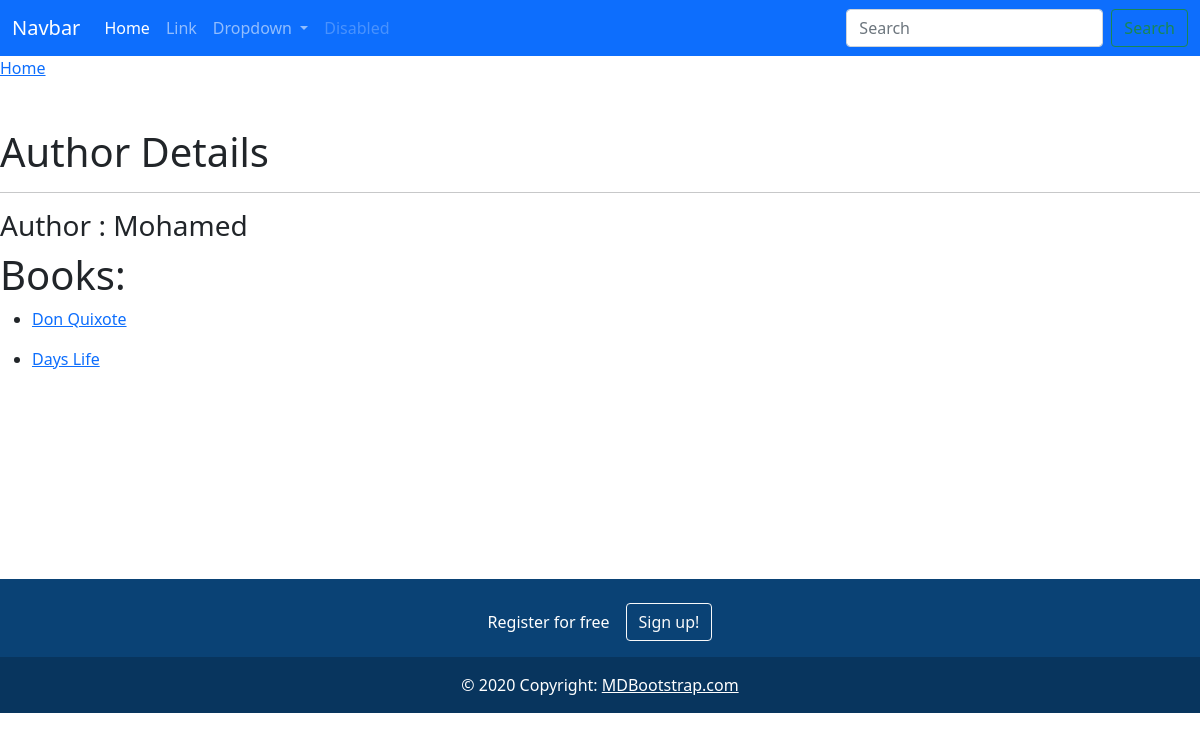
Screenshot of /books/author/2 with the database file from the repository.
### books_list/models.py (models this page shows, shortened)
class Author(models.Model):
    name = models.CharField(max_length=200)

class Book(models.Model):
    name = models.CharField(max_length=200)
    publish_date =models.DateField()
    add_to_site_at = models.DateTimeField(auto_now_add=True)
    author = models.ForeignKey(Author, on_delete=models.CASCADE)
    price = models.DecimalField(max_digits=10, decimal_places=2)
    appropriate = models.CharField(max_length=200, choices=([('-18', 'Under 18'), ('18-25', '18-25'), ('+25', 'adults')]))
    image = models.ImageField(upload_to='books_list/uploads/covers')

### books_list/views.py (the view)
# urls.py: path('author/<int:author_id>', author, name="show_author"),
def author(request, author_id):
    author = Author.objects.get(id=author_id)
    books =author.book_set.all()
    context =  {
        "author": author,
        "books": books
    }
    return render(request, 'books_list/author.html', context=context)

### books_list/templates/books_list/author.html (shortened to what this page needs)
{% extends 'books_list/base.html' %}
{% load static %}
{% block content %}
    <a class="link-primary" href="{%  url 'index' %}">Home</a>
<br><br><br>
    <h1>Author Details</h1>
    <hr />
    <h3>Author : {{author.name}}</h3>
    <h1>Books:</h1>
    {% for book in books %}
    <ul>
        <li><a href="{% url 'show_book' book.id %}">{{book.name}}</a></li>
    </ul>
    {% endfor %}
{% endblock %}

### rows the page displays
Author: name "Mohamed"
Book: name "Don Quixote"
Book: name "Days Life"
